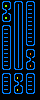

Rendered tile map (Tiled .tmx) drawn with the repository's tilesets; below, a short description and the full map source, tile grids included:
An orthogonal 10x25 tile map with 4x4 px tiles, 1 tile layer (Capa de Patrones 1).

<map version="1.0" tiledversion="1.0.2" orientation="orthogonal" renderorder="right-down" width="10" height="25" tilewidth="4" tileheight="4" nextobjectid="1">
 <tileset firstgid="1" source="tilesetFactory.tsx" />
 <layer name="Capa de Patrones 1" width="10" height="25">
  <data encoding="csv">
1,6,2,1,6,2,1,6,2,13,
5,3,5,5,5,5,5,6,5,13,
9,2,10,5,5,5,5,6,5,13,
1,10,2,5,5,5,5,6,5,13,
5,3,5,5,5,5,5,6,5,13,
9,6,10,5,5,5,5,6,5,13,
1,6,2,5,5,5,5,6,5,13,
5,6,5,5,5,5,5,6,5,13,
5,6,5,5,5,5,5,6,5,13,
5,6,5,5,5,5,5,6,5,13,
5,6,5,5,5,5,5,6,5,13,
5,6,5,5,5,5,9,6,10,13,
5,6,5,5,5,5,1,6,2,13,
5,6,5,5,5,5,5,16,5,13,
5,6,5,5,5,5,9,2,10,13,
5,6,5,5,5,5,1,10,2,13,
5,6,5,5,5,5,5,16,5,13,
9,6,10,9,6,10,9,6,10,13,
1,6,2,1,6,2,1,6,2,13,
5,6,5,5,15,5,5,6,5,13,
5,6,5,9,2,10,5,6,5,13,
5,6,5,1,10,2,5,6,5,13,
5,6,5,5,15,5,5,6,5,13,
9,6,10,9,6,10,9,6,10,13,
13,13,13,13,13,13,13,13,13,13
</data>
 </layer>
</map>
